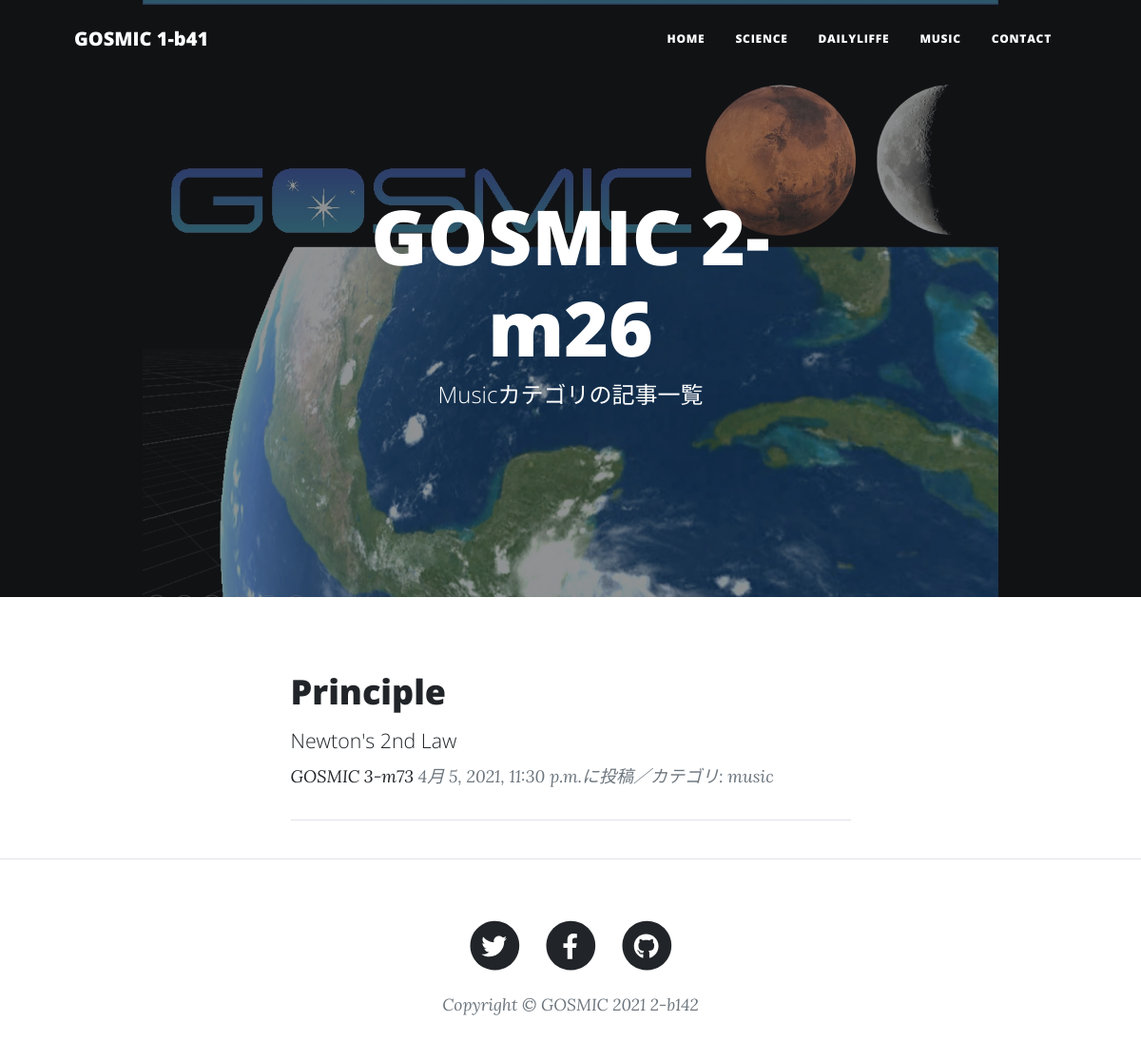
/music-list/, run on the app's committed database.
### blog/models.py (models this page shows, shortened)
class BlogPost(models.Model):
    CATEGORY = (('science', '科学のこと'), ('dailylife', '日常のこと'), ('music', '音楽のこと'))
    title = models.CharField(
        verbose_name='タイトル', # フィールドのタイトル
        max_length=200        # 最大文字数は200
        )
    content = models.TextField(
        verbose_name='本文'   # フィールドのタイトル
        )
    posted_at = models.DateTimeField(
        verbose_name='投稿日時', # フィールドのタイトル
        auto_now_add=True       # 日時を自動追加
        )
    category = models.CharField(
        verbose_name='カテゴリ', # フィールドのタイトル
        max_length=50,        # 最大文字数は50
        choices=CATEGORY
        )

### blog/views.py (the view)
class MusicView(ListView):
    template_name ='music_list.html'
    model = BlogPost
    context_object_name = 'music_records'
    queryset = BlogPost.objects.filter(
        category='music').order_by('-posted_at')
    paginate_by = 2

### blog/templates/music_list.html (shortened to what this page needs)
{% extends 'base.html' %}
{% load static %}
  {% block header %}
  <header class="masthead"
          style="background-image: url({% static 'assets/img/home-bg0.jpg' %})">
    <div class="container position-relative px-4 px-lg-5">
      <div class="row gx-4 gx-lg-5 justify-content-center">
        <div class="col-md-10 col-lg-8 col-xl-7">
          <div class="site-heading">
            <h1>GOSMIC 2-m26</h1>
            <span class="subheading">Musicカテゴリの記事一覧</span>
          </div>
        </div>
      </div>
    </div>
  </header>
  {% endblock %}
  {% block contents %}
  <div class="container px-4 px-lg-5">
    <div class="row gx-4 gx-lg-5 justify-content-center">
      <div class="col-md-10 col-lg-8 col-xl-7">
        {% for record in music_records %}
        <div class="post-preview">
          <a href="{% url 'blog:blog_detail' record.pk %}">
            <h2 class="post-title">
              {{record.title}}
            </h2>
            <h3 class="post-subtitle">
              <span style="font-size : 16pt">
                {{record.content|truncatechars:50}}
              </span>
            </h3>
          </a>
          <p class="post-meta">
            <a href="#">GOSMIC 3-m73</a>
            {{record.posted_at}}に投稿／カテゴリ:
            {{record.category}}</p>
        </div>
        <hr class="my-4" />
        {% endfor %}
      </div>
    </div>
  </div>
  <hr>
  {% endblock %}

### data on the page
BlogPost: title "Principle", content "Newton's 2nd Law", posted_at "4月 5, 2021, 11:30 p.m.", category "music"
